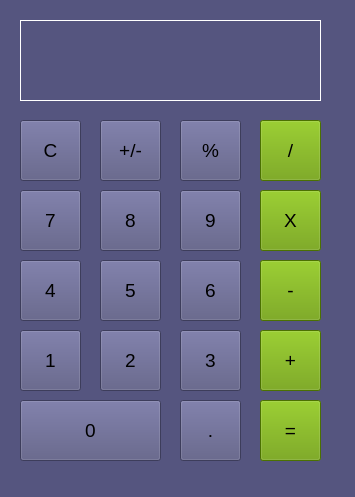
<?xml version="1.0" encoding="UTF-8"?>
<ui version="4.0">
 <class>Calculator</class>
 <widget class="QMainWindow" name="Calculator">
  <property name="geometry">
   <rect>
    <x>0</x>
    <y>0</y>
    <width>355</width>
    <height>497</height>
   </rect>
  </property>
  <property name="windowTitle">
   <string>MainWindow</string>
  </property>
  <property name="styleSheet">
   <string notr="true">background-color: rgb(85, 85, 127);</string>
  </property>
  <widget class="QWidget" name="centralwidget">
   <widget class="QPushButton" name="pushButton_C">
    <property name="geometry">
     <rect>
      <x>20</x>
      <y>120</y>
      <width>61</width>
      <height>61</height>
     </rect>
    </property>
    <property name="font">
     <font>
      <pointsize>14</pointsize>
     </font>
    </property>
    <property name="styleSheet">
     <string notr="true">
QPushButton {
background-color: rgb(85, 85, 127);

}

QPushButton:pressed {
    background-color: gray;
}
</string>
    </property>
    <property name="text">
     <string>C</string>
    </property>
   </widget>
   <widget class="QLabel" name="label">
    <property name="geometry">
     <rect>
      <x>20</x>
      <y>20</y>
      <width>301</width>
      <height>81</height>
     </rect>
    </property>
    <property name="font">
     <font>
      <pointsize>20</pointsize>
     </font>
    </property>
    <property name="styleSheet">
     <string notr="true">
border: 1px solid ;
border-color: rgb(255, 255, 255);</string>
    </property>
    <property name="lineWidth">
     <number>10</number>
    </property>
    <property name="text">
     <string/>
    </property>
    <property name="alignment">
     <set>Qt::AlignmentFlag::AlignRight|Qt::AlignmentFlag::AlignTrailing|Qt::AlignmentFlag::AlignVCenter</set>
    </property>
   </widget>
   <widget class="QPushButton" name="pushButton_07">
    <property name="geometry">
     <rect>
      <x>20</x>
      <y>190</y>
      <width>61</width>
      <height>61</height>
     </rect>
    </property>
    <property name="font">
     <font>
      <pointsize>14</pointsize>
     </font>
    </property>
    <property name="styleSheet">
     <string notr="true">
QPushButton {
background-color: rgb(85, 85, 127);

}

QPushButton:pressed {
    background-color: gray;
}
</string>
    </property>
    <property name="text">
     <string>7</string>
    </property>
   </widget>
   <widget class="QPushButton" name="pushButton_04">
    <property name="geometry">
     <rect>
      <x>20</x>
      <y>260</y>
      <width>61</width>
      <height>61</height>
     </rect>
    </property>
    <property name="font">
     <font>
      <pointsize>14</pointsize>
     </font>
    </property>
    <property name="styleSheet">
     <string notr="true">
QPushButton {
background-color: rgb(85, 85, 127);

}

QPushButton:pressed {
    background-color: gray;
}
</string>
    </property>
    <property name="text">
     <string>4</string>
    </property>
   </widget>
   <widget class="QPushButton" name="pushButton_01">
    <property name="geometry">
     <rect>
      <x>20</x>
      <y>330</y>
      <width>61</width>
      <height>61</height>
     </rect>
    </property>
    <property name="font">
     <font>
      <pointsize>14</pointsize>
     </font>
    </property>
    <property name="styleSheet">
     <string notr="true">
QPushButton {
background-color: rgb(85, 85, 127);

}

QPushButton:pressed {
    background-color: gray;
}
</string>
    </property>
    <property name="text">
     <string>1</string>
    </property>
   </widget>
   <widget class="QPushButton" name="pushButton_05">
    <property name="geometry">
     <rect>
      <x>100</x>
      <y>260</y>
      <width>61</width>
      <height>61</height>
     </rect>
    </property>
    <property name="font">
     <font>
      <pointsize>14</pointsize>
     </font>
    </property>
    <property name="styleSheet">
     <string notr="true">
QPushButton {
background-color: rgb(85, 85, 127);

}

QPushButton:pressed {
    background-color: gray;
}
</string>
    </property>
    <property name="text">
     <string>5</string>
    </property>
   </widget>
   <widget class="QPushButton" name="pushButton_02">
    <property name="geometry">
     <rect>
      <x>100</x>
      <y>330</y>
      <width>61</width>
      <height>61</height>
     </rect>
    </property>
    <property name="font">
     <font>
      <pointsize>14</pointsize>
     </font>
    </property>
    <property name="styleSheet">
     <string notr="true">
QPushButton {
background-color: rgb(85, 85, 127);

}

QPushButton:pressed {
    background-color: gray;
}
</string>
    </property>
    <property name="text">
     <string>2</string>
    </property>
   </widget>
   <widget class="QPushButton" name="pushButton_08">
    <property name="geometry">
     <rect>
      <x>100</x>
      <y>190</y>
      <width>61</width>
      <height>61</height>
     </rect>
    </property>
    <property name="font">
     <font>
      <pointsize>14</pointsize>
     </font>
    </property>
    <property name="styleSheet">
     <string notr="true">
QPushButton {
background-color: rgb(85, 85, 127);

}

QPushButton:pressed {
    background-color: gray;
}
</string>
    </property>
    <property name="text">
     <string>8</string>
    </property>
   </widget>
   <widget class="QPushButton" name="pushButton_plus_minus">
    <property name="geometry">
     <rect>
      <x>100</x>
      <y>120</y>
      <width>61</width>
      <height>61</height>
     </rect>
    </property>
    <property name="font">
     <font>
      <pointsize>14</pointsize>
     </font>
    </property>
    <property name="styleSheet">
     <string notr="true">
QPushButton {
background-color: rgb(85, 85, 127);

}

QPushButton:pressed {
    background-color: gray;
}
</string>
    </property>
    <property name="text">
     <string>+/-</string>
    </property>
   </widget>
   <widget class="QPushButton" name="pushButton_00">
    <property name="geometry">
     <rect>
      <x>20</x>
      <y>400</y>
      <width>141</width>
      <height>61</height>
     </rect>
    </property>
    <property name="font">
     <font>
      <pointsize>14</pointsize>
     </font>
    </property>
    <property name="styleSheet">
     <string notr="true">
QPushButton {
background-color: rgb(85, 85, 127);

}

QPushButton:pressed {
    background-color: gray;
}
</string>
    </property>
    <property name="text">
     <string>0</string>
    </property>
   </widget>
   <widget class="QPushButton" name="pushButton_06">
    <property name="geometry">
     <rect>
      <x>180</x>
      <y>260</y>
      <width>61</width>
      <height>61</height>
     </rect>
    </property>
    <property name="font">
     <font>
      <pointsize>14</pointsize>
     </font>
    </property>
    <property name="styleSheet">
     <string notr="true">
QPushButton {
background-color: rgb(85, 85, 127);

}

QPushButton:pressed {
    background-color: gray;
}
</string>
    </property>
    <property name="text">
     <string>6</string>
    </property>
   </widget>
   <widget class="QPushButton" name="pushButton_03">
    <property name="geometry">
     <rect>
      <x>180</x>
      <y>330</y>
      <width>61</width>
      <height>61</height>
     </rect>
    </property>
    <property name="font">
     <font>
      <pointsize>14</pointsize>
     </font>
    </property>
    <property name="styleSheet">
     <string notr="true">
QPushButton {
background-color: rgb(85, 85, 127);

}

QPushButton:pressed {
    background-color: gray;
}
</string>
    </property>
    <property name="text">
     <string>3</string>
    </property>
   </widget>
   <widget class="QPushButton" name="pushButton_09">
    <property name="geometry">
     <rect>
      <x>180</x>
      <y>190</y>
      <width>61</width>
      <height>61</height>
     </rect>
    </property>
    <property name="font">
     <font>
      <pointsize>14</pointsize>
     </font>
    </property>
    <property name="styleSheet">
     <string notr="true">
QPushButton {
background-color: rgb(85, 85, 127);

}

QPushButton:pressed {
    background-color: gray;
}
</string>
    </property>
    <property name="text">
     <string>9</string>
    </property>
   </widget>
   <widget class="QPushButton" name="pushButton_percentage">
    <property name="geometry">
     <rect>
      <x>180</x>
      <y>120</y>
      <width>61</width>
      <height>61</height>
     </rect>
    </property>
    <property name="font">
     <font>
      <pointsize>14</pointsize>
     </font>
    </property>
    <property name="styleSheet">
     <string notr="true">
QPushButton {
background-color: rgb(85, 85, 127);

}

QPushButton:pressed {
    background-color: gray;
}
</string>
    </property>
    <property name="text">
     <string>%</string>
    </property>
   </widget>
   <widget class="QPushButton" name="pushButton_desimal">
    <property name="geometry">
     <rect>
      <x>180</x>
      <y>400</y>
      <width>61</width>
      <height>61</height>
     </rect>
    </property>
    <property name="font">
     <font>
      <pointsize>14</pointsize>
     </font>
    </property>
    <property name="styleSheet">
     <string notr="true">
QPushButton {
background-color: rgb(85, 85, 127);

}

QPushButton:pressed {
    background-color: gray;
}
</string>
    </property>
    <property name="text">
     <string>.</string>
    </property>
   </widget>
   <widget class="QPushButton" name="pushButton_plus">
    <property name="geometry">
     <rect>
      <x>260</x>
      <y>330</y>
      <width>61</width>
      <height>61</height>
     </rect>
    </property>
    <property name="font">
     <font>
      <pointsize>14</pointsize>
     </font>
    </property>
    <property name="styleSheet">
     <string notr="true">
QPushButton {
    background-color: rgb(105, 158, 0);
}

QPushButton:pressed {
    background-color: gray;
}
</string>
    </property>
    <property name="text">
     <string>+</string>
    </property>
   </widget>
   <widget class="QPushButton" name="pushButton_mul">
    <property name="geometry">
     <rect>
      <x>260</x>
      <y>190</y>
      <width>61</width>
      <height>61</height>
     </rect>
    </property>
    <property name="font">
     <font>
      <pointsize>14</pointsize>
     </font>
    </property>
    <property name="styleSheet">
     <string notr="true">
QPushButton {
    background-color: rgb(105, 158, 0);
}

QPushButton:pressed {
    background-color: gray;
}
</string>
    </property>
    <property name="text">
     <string>X</string>
    </property>
    <property name="style" stdset="0">
     <color>
      <red>169</red>
      <green>139</green>
      <blue>251</blue>
     </color>
    </property>
   </widget>
   <widget class="QPushButton" name="pushButton_devision">
    <property name="geometry">
     <rect>
      <x>260</x>
      <y>120</y>
      <width>61</width>
      <height>61</height>
     </rect>
    </property>
    <property name="font">
     <font>
      <pointsize>14</pointsize>
     </font>
    </property>
    <property name="styleSheet">
     <string notr="true">
QPushButton {
    background-color: rgb(105, 158, 0);
}

QPushButton:pressed {
    background-color: gray;
}
</string>
    </property>
    <property name="text">
     <string>/</string>
    </property>
   </widget>
   <widget class="QPushButton" name="pushButton_equal">
    <property name="geometry">
     <rect>
      <x>260</x>
      <y>400</y>
      <width>61</width>
      <height>61</height>
     </rect>
    </property>
    <property name="font">
     <font>
      <pointsize>14</pointsize>
     </font>
    </property>
    <property name="styleSheet">
     <string notr="true">
QPushButton {
    background-color: rgb(105, 158, 0);
}

QPushButton:pressed {
    background-color: gray;
}
</string>
    </property>
    <property name="text">
     <string>=</string>
    </property>
   </widget>
   <widget class="QPushButton" name="pushButton_substract">
    <property name="geometry">
     <rect>
      <x>260</x>
      <y>260</y>
      <width>61</width>
      <height>61</height>
     </rect>
    </property>
    <property name="font">
     <font>
      <pointsize>14</pointsize>
     </font>
    </property>
    <property name="styleSheet">
     <string notr="true">
QPushButton {
    background-color: rgb(105, 158, 0);
}

QPushButton:pressed {
    background-color: gray;
}
</string>
    </property>
    <property name="text">
     <string>-</string>
    </property>
    <property name="style" stdset="0">
     <color>
      <red>169</red>
      <green>139</green>
      <blue>251</blue>
     </color>
    </property>
   </widget>
  </widget>
  <widget class="QStatusBar" name="statusbar"/>
 </widget>
 <resources/>
 <connections/>
</ui>
